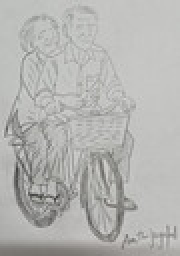
#> input picture ESP_WROOM_32_SPI_Module_128_128/Project_00_Img/py/128.jpg, 90 x 128 px (shown 2 times larger)
$ python img_bin.py
#> lines starting #> are read from the running program, lines starting #| are printed output that depends on the picture
from PIL import Image
img = Image.open("128.jpg").resize((128,128)).convert("RGB")
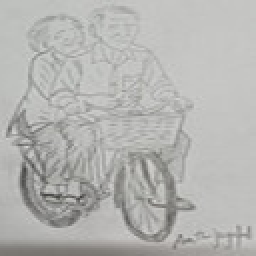
#> img: PIL image 128x128 RGB (shown 2 times larger); mean R, G, B 179.9, 180, 177.5
data = []
for y in range(128):
    for x in range(128):
        r,g,b = img.getpixel((x,y))
        color = ((r & 0xF8)<<8) | ((g & 0xFC)<<3) | (b>>3)
        data.append(color)
#> after the loop, data = 16384 values, max 54970 at index 9357, min 16903 at index 12584, mean 46568.9
with open("myImage.h", "w") as f:
    f.write("const uint16_t myImage[16384] PROGMEM = {")
    f.write(",".join(str(x) for x in data))
    f.write("};")
